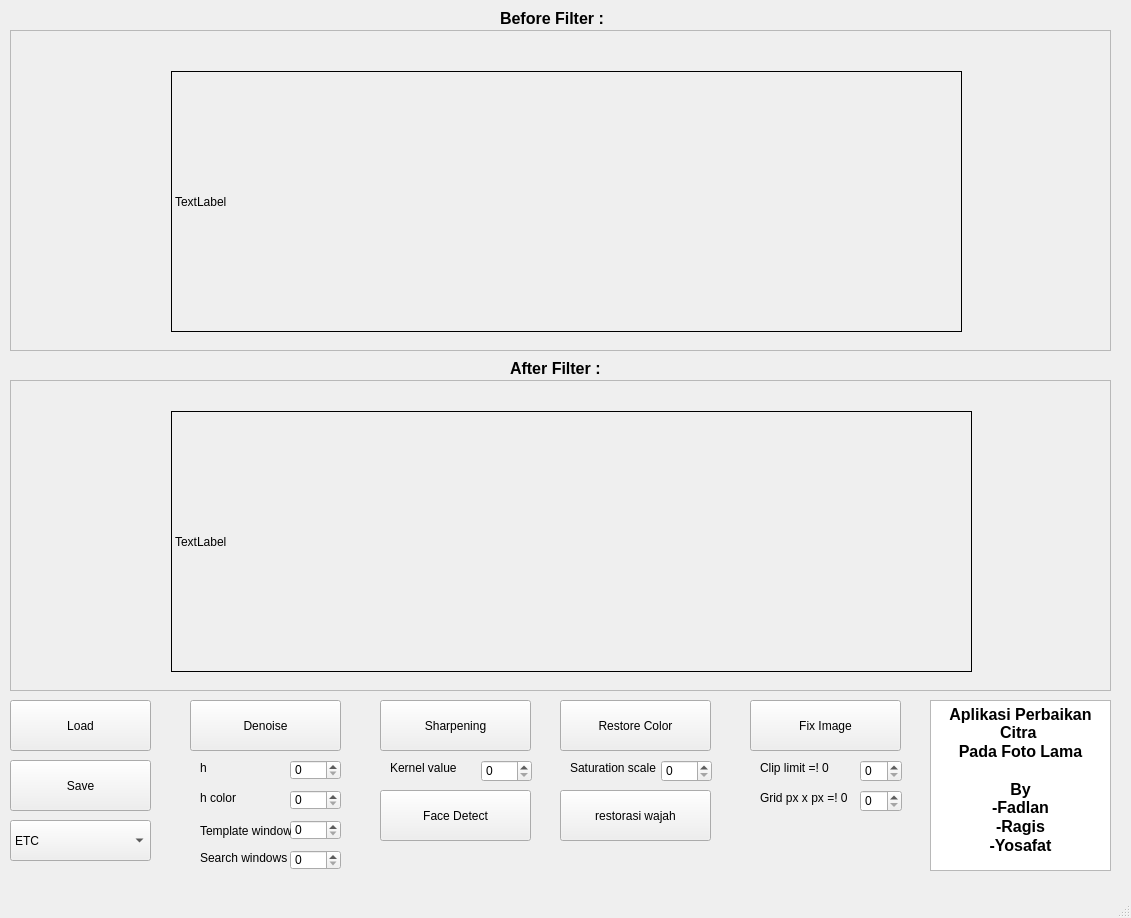
<?xml version="1.0" encoding="UTF-8"?>
<ui version="4.0">
 <class>MainWindow</class>
 <widget class="QMainWindow" name="MainWindow">
  <property name="geometry">
   <rect>
    <x>0</x>
    <y>0</y>
    <width>1131</width>
    <height>918</height>
   </rect>
  </property>
  <property name="windowTitle">
   <string>MainWindow</string>
  </property>
  <widget class="QWidget" name="centralwidget">
   <widget class="QPushButton" name="loadBut">
    <property name="geometry">
     <rect>
      <x>10</x>
      <y>700</y>
      <width>141</width>
      <height>51</height>
     </rect>
    </property>
    <property name="text">
     <string>Load</string>
    </property>
   </widget>
   <widget class="QPushButton" name="saveBut">
    <property name="geometry">
     <rect>
      <x>10</x>
      <y>760</y>
      <width>141</width>
      <height>51</height>
     </rect>
    </property>
    <property name="text">
     <string>Save</string>
    </property>
   </widget>
   <widget class="QPushButton" name="denoiseBut">
    <property name="geometry">
     <rect>
      <x>190</x>
      <y>700</y>
      <width>151</width>
      <height>51</height>
     </rect>
    </property>
    <property name="text">
     <string>Denoise</string>
    </property>
   </widget>
   <widget class="QSpinBox" name="hSharp">
    <property name="geometry">
     <rect>
      <x>290</x>
      <y>760</y>
      <width>51</width>
      <height>20</height>
     </rect>
    </property>
   </widget>
   <widget class="QSpinBox" name="hcSharp">
    <property name="geometry">
     <rect>
      <x>290</x>
      <y>790</y>
      <width>51</width>
      <height>20</height>
     </rect>
    </property>
   </widget>
   <widget class="QSpinBox" name="twSharp">
    <property name="geometry">
     <rect>
      <x>290</x>
      <y>820</y>
      <width>51</width>
      <height>20</height>
     </rect>
    </property>
   </widget>
   <widget class="QSpinBox" name="swSharp">
    <property name="geometry">
     <rect>
      <x>290</x>
      <y>850</y>
      <width>51</width>
      <height>20</height>
     </rect>
    </property>
   </widget>
   <widget class="QLabel" name="label">
    <property name="geometry">
     <rect>
      <x>200</x>
      <y>760</y>
      <width>91</width>
      <height>16</height>
     </rect>
    </property>
    <property name="text">
     <string>h</string>
    </property>
   </widget>
   <widget class="QLabel" name="label_2">
    <property name="geometry">
     <rect>
      <x>200</x>
      <y>790</y>
      <width>91</width>
      <height>16</height>
     </rect>
    </property>
    <property name="text">
     <string>h color</string>
    </property>
   </widget>
   <widget class="QLabel" name="label_3">
    <property name="geometry">
     <rect>
      <x>200</x>
      <y>820</y>
      <width>91</width>
      <height>21</height>
     </rect>
    </property>
    <property name="text">
     <string>Template windows</string>
    </property>
   </widget>
   <widget class="QLabel" name="label_4">
    <property name="geometry">
     <rect>
      <x>200</x>
      <y>850</y>
      <width>91</width>
      <height>16</height>
     </rect>
    </property>
    <property name="text">
     <string>Search windows</string>
    </property>
   </widget>
   <widget class="QPushButton" name="sharpBut">
    <property name="geometry">
     <rect>
      <x>380</x>
      <y>700</y>
      <width>151</width>
      <height>51</height>
     </rect>
    </property>
    <property name="text">
     <string>Sharpening</string>
    </property>
   </widget>
   <widget class="QLabel" name="label_5">
    <property name="geometry">
     <rect>
      <x>390</x>
      <y>760</y>
      <width>91</width>
      <height>16</height>
     </rect>
    </property>
    <property name="text">
     <string>Kernel value</string>
    </property>
   </widget>
   <widget class="QSpinBox" name="kValue">
    <property name="geometry">
     <rect>
      <x>481</x>
      <y>760</y>
      <width>51</width>
      <height>22</height>
     </rect>
    </property>
   </widget>
   <widget class="QLabel" name="label_6">
    <property name="geometry">
     <rect>
      <x>570</x>
      <y>760</y>
      <width>91</width>
      <height>16</height>
     </rect>
    </property>
    <property name="text">
     <string>Saturation scale</string>
    </property>
   </widget>
   <widget class="QSpinBox" name="sValue">
    <property name="geometry">
     <rect>
      <x>661</x>
      <y>760</y>
      <width>51</width>
      <height>22</height>
     </rect>
    </property>
   </widget>
   <widget class="QPushButton" name="resBut">
    <property name="geometry">
     <rect>
      <x>560</x>
      <y>700</y>
      <width>151</width>
      <height>51</height>
     </rect>
    </property>
    <property name="text">
     <string>Restore Color</string>
    </property>
   </widget>
   <widget class="QScrollArea" name="scrollArea1">
    <property name="geometry">
     <rect>
      <x>10</x>
      <y>30</y>
      <width>1101</width>
      <height>321</height>
     </rect>
    </property>
    <property name="widgetResizable">
     <bool>true</bool>
    </property>
    <widget class="QWidget" name="scrollAreaWidgetContents">
     <property name="geometry">
      <rect>
       <x>0</x>
       <y>0</y>
       <width>1099</width>
       <height>319</height>
      </rect>
     </property>
     <widget class="QLabel" name="imageOri">
      <property name="geometry">
       <rect>
        <x>160</x>
        <y>40</y>
        <width>791</width>
        <height>261</height>
       </rect>
      </property>
      <property name="sizePolicy">
       <sizepolicy hsizetype="Expanding" vsizetype="Expanding">
        <horstretch>0</horstretch>
        <verstretch>0</verstretch>
       </sizepolicy>
      </property>
      <property name="maximumSize">
       <size>
        <width>16777215</width>
        <height>16777215</height>
       </size>
      </property>
      <property name="frameShape">
       <enum>QFrame::Box</enum>
      </property>
      <property name="text">
       <string>TextLabel</string>
      </property>
     </widget>
    </widget>
   </widget>
   <widget class="QScrollArea" name="scrollArea2">
    <property name="geometry">
     <rect>
      <x>10</x>
      <y>380</y>
      <width>1101</width>
      <height>311</height>
     </rect>
    </property>
    <property name="widgetResizable">
     <bool>true</bool>
    </property>
    <widget class="QWidget" name="scrollAreaWidgetContents_2">
     <property name="geometry">
      <rect>
       <x>0</x>
       <y>0</y>
       <width>1099</width>
       <height>309</height>
      </rect>
     </property>
     <widget class="QLabel" name="imageRes">
      <property name="geometry">
       <rect>
        <x>160</x>
        <y>30</y>
        <width>801</width>
        <height>261</height>
       </rect>
      </property>
      <property name="sizePolicy">
       <sizepolicy hsizetype="Expanding" vsizetype="Expanding">
        <horstretch>0</horstretch>
        <verstretch>0</verstretch>
       </sizepolicy>
      </property>
      <property name="frameShape">
       <enum>QFrame::Box</enum>
      </property>
      <property name="text">
       <string>TextLabel</string>
      </property>
     </widget>
    </widget>
   </widget>
   <widget class="QPushButton" name="fixBut">
    <property name="geometry">
     <rect>
      <x>750</x>
      <y>700</y>
      <width>151</width>
      <height>51</height>
     </rect>
    </property>
    <property name="text">
     <string>Fix Image</string>
    </property>
   </widget>
   <widget class="QLabel" name="label_7">
    <property name="geometry">
     <rect>
      <x>760</x>
      <y>760</y>
      <width>101</width>
      <height>16</height>
     </rect>
    </property>
    <property name="text">
     <string>Clip limit =! 0</string>
    </property>
   </widget>
   <widget class="QLabel" name="label_8">
    <property name="geometry">
     <rect>
      <x>760</x>
      <y>790</y>
      <width>101</width>
      <height>16</height>
     </rect>
    </property>
    <property name="text">
     <string>Grid px x px =! 0</string>
    </property>
   </widget>
   <widget class="QSpinBox" name="clValue">
    <property name="geometry">
     <rect>
      <x>860</x>
      <y>760</y>
      <width>42</width>
      <height>22</height>
     </rect>
    </property>
   </widget>
   <widget class="QSpinBox" name="gValue">
    <property name="geometry">
     <rect>
      <x>860</x>
      <y>790</y>
      <width>42</width>
      <height>22</height>
     </rect>
    </property>
   </widget>
   <widget class="QComboBox" name="comboBox">
    <property name="geometry">
     <rect>
      <x>10</x>
      <y>820</y>
      <width>141</width>
      <height>41</height>
     </rect>
    </property>
    <item>
     <property name="text">
      <string>ETC</string>
     </property>
    </item>
    <item>
     <property name="text">
      <string>Grayscale</string>
     </property>
    </item>
    <item>
     <property name="text">
      <string>Biner</string>
     </property>
    </item>
   </widget>
   <widget class="QTextBrowser" name="textBrowser">
    <property name="geometry">
     <rect>
      <x>930</x>
      <y>700</y>
      <width>181</width>
      <height>171</height>
     </rect>
    </property>
    <property name="html">
     <string>&lt;!DOCTYPE HTML PUBLIC &quot;-//W3C//DTD HTML 4.0//EN&quot; &quot;http://www.w3.org/TR/REC-html40/strict.dtd&quot;&gt;
&lt;html&gt;&lt;head&gt;&lt;meta name=&quot;qrichtext&quot; content=&quot;1&quot; /&gt;&lt;style type=&quot;text/css&quot;&gt;
p, li { white-space: pre-wrap; }
&lt;/style&gt;&lt;/head&gt;&lt;body style=&quot; font-family:'MS Shell Dlg 2'; font-size:7.8pt; font-weight:400; font-style:normal;&quot;&gt;
&lt;p align=&quot;center&quot; style=&quot; margin-top:0px; margin-bottom:0px; margin-left:0px; margin-right:0px; -qt-block-indent:0; text-indent:0px;&quot;&gt;&lt;span style=&quot; font-size:12pt; font-weight:600;&quot;&gt;Aplikasi Perbaikan Citra &lt;/span&gt;&lt;/p&gt;
&lt;p align=&quot;center&quot; style=&quot; margin-top:0px; margin-bottom:0px; margin-left:0px; margin-right:0px; -qt-block-indent:0; text-indent:0px;&quot;&gt;&lt;span style=&quot; font-size:12pt; font-weight:600;&quot;&gt;Pada Foto Lama&lt;/span&gt;&lt;/p&gt;
&lt;p align=&quot;center&quot; style=&quot;-qt-paragraph-type:empty; margin-top:0px; margin-bottom:0px; margin-left:0px; margin-right:0px; -qt-block-indent:0; text-indent:0px; font-size:12pt; font-weight:600;&quot;&gt;&lt;br /&gt;&lt;/p&gt;
&lt;p align=&quot;center&quot; style=&quot; margin-top:0px; margin-bottom:0px; margin-left:0px; margin-right:0px; -qt-block-indent:0; text-indent:0px;&quot;&gt;&lt;span style=&quot; font-size:12pt; font-weight:600;&quot;&gt;By&lt;br /&gt;-Fadlan&lt;/span&gt;&lt;/p&gt;
&lt;p align=&quot;center&quot; style=&quot; margin-top:0px; margin-bottom:0px; margin-left:0px; margin-right:0px; -qt-block-indent:0; text-indent:0px;&quot;&gt;&lt;span style=&quot; font-size:12pt; font-weight:600;&quot;&gt;-Ragis&lt;/span&gt;&lt;/p&gt;
&lt;p align=&quot;center&quot; style=&quot; margin-top:0px; margin-bottom:0px; margin-left:0px; margin-right:0px; -qt-block-indent:0; text-indent:0px;&quot;&gt;&lt;span style=&quot; font-size:12pt; font-weight:600;&quot;&gt;-Yosafat&lt;/span&gt;&lt;/p&gt;&lt;/body&gt;&lt;/html&gt;</string>
    </property>
   </widget>
   <widget class="QLabel" name="label_9">
    <property name="geometry">
     <rect>
      <x>510</x>
      <y>360</y>
      <width>111</width>
      <height>16</height>
     </rect>
    </property>
    <property name="font">
     <font>
      <pointsize>12</pointsize>
      <weight>75</weight>
      <bold>true</bold>
      <underline>false</underline>
      <strikeout>false</strikeout>
      <stylestrategy>PreferDefault</stylestrategy>
     </font>
    </property>
    <property name="text">
     <string>After Filter :</string>
    </property>
   </widget>
   <widget class="QLabel" name="label_10">
    <property name="geometry">
     <rect>
      <x>500</x>
      <y>10</y>
      <width>121</width>
      <height>16</height>
     </rect>
    </property>
    <property name="font">
     <font>
      <pointsize>12</pointsize>
      <weight>75</weight>
      <bold>true</bold>
     </font>
    </property>
    <property name="text">
     <string>Before Filter : </string>
    </property>
   </widget>
   <widget class="QPushButton" name="detectBut">
    <property name="geometry">
     <rect>
      <x>380</x>
      <y>790</y>
      <width>151</width>
      <height>51</height>
     </rect>
    </property>
    <property name="text">
     <string>Face Detect</string>
    </property>
   </widget>
   <widget class="QPushButton" name="restoreFaceColorBut">
    <property name="geometry">
     <rect>
      <x>560</x>
      <y>790</y>
      <width>151</width>
      <height>51</height>
     </rect>
    </property>
    <property name="text">
     <string>restorasi wajah</string>
    </property>
   </widget>
  </widget>
  <widget class="QMenuBar" name="menubar">
   <property name="geometry">
    <rect>
     <x>0</x>
     <y>0</y>
     <width>1131</width>
     <height>26</height>
    </rect>
   </property>
  </widget>
  <widget class="QStatusBar" name="statusbar"/>
 </widget>
 <resources/>
 <connections/>
</ui>
